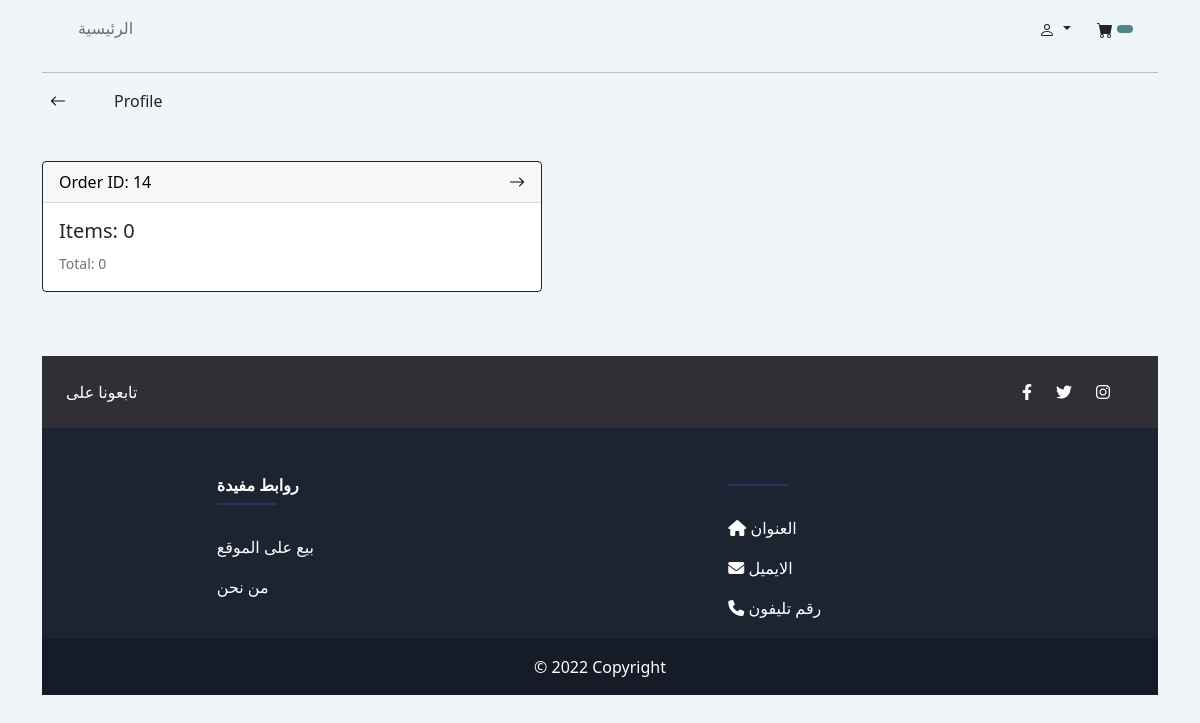
The app's page /accounts/profile/orders/ (signed in), older data.
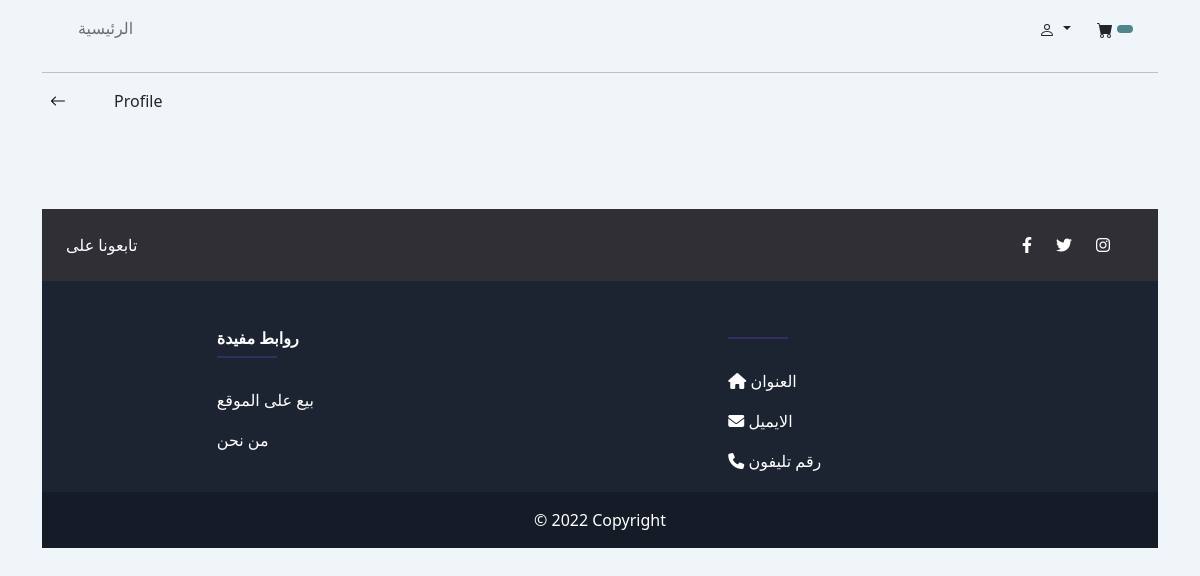
The same page, newer data.
### store/models.py (models this page shows, shortened)
class Order(models.Model):
    customer = models.ForeignKey(Customer,blank=True,null=True, on_delete=models.SET_NULL)
    date = models.DateTimeField(auto_now_add=True)
    complete = models.BooleanField(default=False,null=True)
    transaction_id = models.CharField(max_length=200,null=True)
    @property
    def get_total_price(self):
        orderitems = self.orderitem_set.all()
        total = sum([orderitem.price for orderitem in orderitems])
        return total
    @property
    def get_total_items(self):
        orderitems = self.orderitem_set.all()
        total = sum([orderitem.quantity for orderitem in orderitems])
        return total

### accounts/decorators.py (the view)
        def wrapper(request,*args, **kwargs):
            if request.user.is_customer and roles[0]=='Customer':
                return view_func(request,*args, **kwargs)
            elif request.user.is_vendor and roles[0]=='Vendor':
                return view_func(request,*args, **kwargs)
            else:
                return redirect('home')

### accounts/views.py (called while the page is built)
@login_required(login_url='login')
@allowed_user(roles=['Customer'])
def customerProfileOrdersView(request):
    orders = Order.objects.all().filter(customer=request.user.customer)
    orderItems = OrderItem.objects.all().filter(order__customer=request.user.customer)
    context={'orderItems':orderItems,'orders':orders}
    return render(request,'accounts/customer_profile_orders.html',context)

### accounts/templates/accounts/customer_profile_orders.html (shortened to what this page needs)
{% extends 'store/base.html' %}
{% load static %}
{% block content %}
<div class="d-flex justify-content-start mb-5">
    <a href="{% url 'customer-profile' %}">
        <i class="bi bi-arrow-left ps-2"></i>
    </a>
    <div class="ps-5">Profile</div>
</div>
<div>
    {% for order in orders %}
      <div class="card border-dark mb-3" style="max-width: 500px;">
        <div class="card-header ">
            <a class= "d-flex justify-content-between" href="{% url 'customer-profile-orders-details' order.id %}">
                <div>
                    Order ID: {{order.id}}
                </div>
                <i class="bi bi-arrow-right"></i>
            </a>
        </div>
        <div class="card-body text-dark">
            <h5 class="card-title">Items: {{order.get_total_items}}</h5>
            <p class="card-text"><small class="text-muted">Total: {{order.get_total_price}}</small></p>
        </div>
      </div>
    {% endfor %}
</div>
{% endblock content %}

### store/templates/store/base.html (shortened to what this page needs)
<!DOCTYPE html>
{% load static %}
<html lang="ar" >
<head>
  <link href="https://cdn.jsdelivr.net/npm/bootstrap@5.1.3/dist/css/bootstrap.min.css" rel="stylesheet"
>
  <link rel="stylesheet" href="https://cdnjs.cloudflare.com/ajax/libs/font-awesome/6.1.1/css/all.min.css" />
  <link rel="stylesheet" href="https://cdn.jsdelivr.net/npm/bootstrap-icons@1.8.1/font/bootstrap-icons.css">
  <link rel="stylesheet" href="{% static 'css/main.css' %}">
</head>
<body style="background-color: #F0F5F9;" class="container h-100 d-flex flex-column">
  <header style="background-color: #F0F5F9;">
    <div>
      <nav class="navbar navbar-expand-lg navbar-light">
        <div class="container-fluid">
          <div class="collapse navbar-collapse" id="navbarSupportedContent">
            <ul class="navbar-nav me-auto mb-2 mb-lg-0">
               <li class="nav-item">
                <a class="nav-link" href="{% url 'home' %}">الرئيسية</a>
              </li>
            </ul>
            <div class="dropdown d-none d-lg-block">
              <a class="btn dropdown-toggle" href="#" role="button" id="dropdownMenuLink" data-bs-toggle="dropdown" aria-expanded="false">
              </a>
          </div>
            <a href="{% url 'cart' %}" class="btn d-none d-lg-block">
              <span class="badge rounded-pill bg-dark">
              </span>
            </a>
          </div>
        </div>
      </nav>
    </div>
    <hr class="divider">
  </header>
  <main>
    {% block content %}
    {% endblock content %}
  </main>
<div class="my-5 mt-5">
  <footer
          class="text-center text-lg-start text-white"
          style="background-color: #1c2331"
          >
    <section
             class="d-flex justify-content-between p-4"
             style="background-color: #302f36"
             >
      <div class="me-5">
        <span>تابعونا على</span>
      </div>
      <div class="d-flex">
        <a href="" class="text-white me-4">
          <i class="fab fa-facebook-f"></i>
        </a>
        <a href="" class="text-white me-4">
          <i class="fab fa-twitter"></i>
        </a>
        <a href="" class="text-white me-4">
          <i class="fab fa-instagram"></i>
        </a>
      </div>
    </section>
    <section class="">
      <div class="container text-center text-md-start mt-5">
        <div class="row mt-3">
          <div class="col-md-3 col-lg-2 col-xl-2 mx-auto mb-4">
            <h6 class="text-uppercase fw-bold">روابط مفيدة</h6>
            <hr
                class="mb-4 mt-0 d-inline-block mx-auto"
                style="width: 60px; background-color: #7c4dff; height: 2px"
                />
            <p>
              <a href="{% url 'vendor-signup' %}" class="text-white">بيع على الموقع</a>
            </p>
            <p>
              <a href="{% url 'aboutus' %}" class="text-white">من نحن</a>
            </p>
          </div>
          <div class="col-md-4 col-lg-3 col-xl-3 mx-auto mb-md-0 mb-4">
            <hr
                class="mb-4 mt-0 d-inline-block mx-auto"
                style="width: 60px; background-color: #7c4dff; height: 2px"
                />
            <p><i class="fas fa-home mr-3"></i> العنوان</p>
            <p><i class="fas fa-envelope mr-3"></i> الايميل</p>
            <p><i class="fas fa-phone mr-3"></i> رقم تليفون</p>
          </div>
        </div>
      </div>
    </section>
    <div
         class="text-center p-3"
         style="background-color: rgba(0, 0, 0, 0.2)"
         >
      © 2022 Copyright
    </div>
  </footer>
</div>
</body>
</html>

### static/css/main.css (style rules this page uses)
html { height: 100%; }
a { text-decoration: none; color: black; }
.bg-dark { background-color: #4f868c!important; }
.btn { border-radius: 0; }

Row changes from the older to the newer data that the page shows:
removed Order: id "14", get_total_items "0", get_total_price "0"
